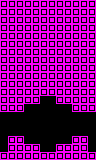

This game map was drawn from its Tiled (.tmx) file and the tilesets committed beside it. A one-line description and the trimmed map source follow:
An orthogonal 12x20 tile map with 8x8 px tiles, 1 tile layer (main) and 2 objects (2x movingBlock).

<map version="1.0" orientation="orthogonal" renderorder="right-down" width="12" height="20" tilewidth="8" tileheight="8" nextobjectid="40">
 <properties>
  <property name="L" type="int" value="3" />
  <property name="R" type="int" value="3" />
  <property name="type" value="tunnel" />
 </properties>
 <tileset firstgid="1" name="tiles" tilewidth="8" tileheight="8" tilecount="24" columns="6">
  <image source="../../../images/tiles.png" width="48" height="32" />
  <tile id="1">
   <properties>
    <property name="type" value="open" />
   </properties>
  </tile>
 </tileset>
 <layer name="main" width="12" height="20">
  <data>[240 cells, 184 non-empty, 1 distinct tile ids]</data>
 </layer>
 <objectgroup name="objects" />
 <objectgroup name="hazards">
  <object id="35" type="movingBlock" gid="4" x="24" y="120" width="8" height="8" />
  <object id="39" type="movingBlock" gid="4" x="64" y="120" width="8" height="8" />
 </objectgroup>
</map>
